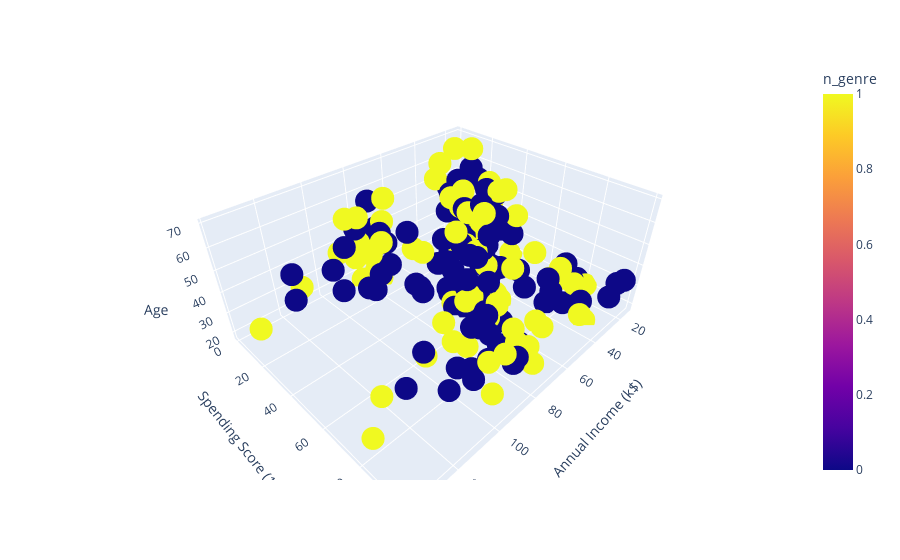

Write notebook code for a chart like this one.
### Markdown cell above
Visualise the data

### Code cell
fig = px.scatter_3d(df,
             x = df["Annual Income (k$)"],
             y = df["Spending Score (1-100)"],
             z = df["Age"],
             color = df["n_genre"])
fig.show()

### Figure 1 — Plotly figure (JSON) as saved in the notebook; plotly's stock layout.template omitted (floating-point values rounded to 4 significant figures; data arrays with more than 128 entries replaced by an {"elided": "..."} marker saying what was removed)
{"data": [{"hovertemplate": "Annual Income (k$)=%{x}<br>Spending Score (1-100)=%{y}<br>Age=%{z}<br>n_genre=%{marker.color}<extra></extra>", "legendgroup": "", "marker": {"color": {"elided": "200 int values"}, "coloraxis": "coloraxis", "symbol": "circle"}, "mode": "markers", "name": "", "scene": "scene", "showlegend": false, "type": "scatter3d", "x": {"elided": "200 int values"}, "y": {"elided": "200 int values"}, "z": {"elided": "200 int values"}}], "layout": {"autosize": true, "coloraxis": {"colorbar": {"title": {"text": "n_genre"}}, "colorscale": [[0, "#0d0887"], [0.1111, "#46039f"], [0.2222, "#7201a8"], [0.3333, "#9c179e"], [0.4444, "#bd3786"], [0.5556, "#d8576b"], [0.6667, "#ed7953"], [0.7778, "#fb9f3a"], [0.8889, "#fdca26"], [1, "#f0f921"]]}, "legend": {"tracegroupgap": 0}, "margin": {"t": 60}, "scene": {"aspectmode": "auto", "aspectratio": {"x": 1.429, "y": 1.148, "z": 0.6093}, "domain": {"x": [0, 1], "y": [0, 1]}, "xaxis": {"title": {"text": "Annual Income (k$)"}, "type": "linear"}, "yaxis": {"title": {"text": "Spending Score (1-100)"}, "type": "linear"}, "zaxis": {"title": {"text": "Age"}, "type": "linear"}}}}
